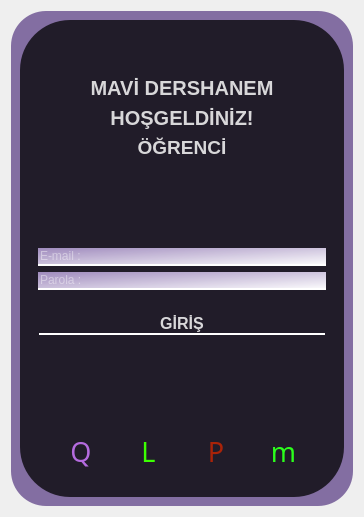
<?xml version="1.0" encoding="UTF-8"?>
<ui version="4.0">
 <class>Form</class>
 <widget class="QWidget" name="Form">
  <property name="geometry">
   <rect>
    <x>0</x>
    <y>0</y>
    <width>364</width>
    <height>517</height>
   </rect>
  </property>
  <property name="windowTitle">
   <string>Form</string>
  </property>
  <layout class="QVBoxLayout" name="verticalLayout">
   <item>
    <widget class="QFrame" name="frame">
     <property name="styleSheet">
      <string notr="true">
border-radius:35px;
background-color: qconicalgradient(cx:0.483051, cy:0.489, angle:0, stop:0 rgba(114, 90, 150, 221));

</string>
     </property>
     <property name="frameShape">
      <enum>QFrame::StyledPanel</enum>
     </property>
     <property name="frameShadow">
      <enum>QFrame::Raised</enum>
     </property>
     <layout class="QVBoxLayout" name="verticalLayout_2">
      <item>
       <widget class="QFrame" name="frame_2">
        <property name="styleSheet">
         <string notr="true">background-color:rgba(0,0,0,190);
border-radius:50px;
</string>
        </property>
        <property name="frameShape">
         <enum>QFrame::StyledPanel</enum>
        </property>
        <property name="frameShadow">
         <enum>QFrame::Raised</enum>
        </property>
        <layout class="QVBoxLayout" name="verticalLayout_6">
         <item>
          <widget class="QFrame" name="frame_3">
           <property name="styleSheet">
            <string notr="true">background-color: qradialgradient(spread:pad, cx:0.5, cy:0.5, radius:0.5, fx:0.5, fy:0.5, stop:0 rgba(252, 128, 128, 0));</string>
           </property>
           <property name="frameShape">
            <enum>QFrame::StyledPanel</enum>
           </property>
           <property name="frameShadow">
            <enum>QFrame::Raised</enum>
           </property>
           <layout class="QVBoxLayout" name="verticalLayout_3">
            <item alignment="Qt::AlignRight|Qt::AlignTop">
             <widget class="QPushButton" name="pushButton">
              <property name="text">
               <string/>
              </property>
              <property name="icon">
               <iconset>
                <normaloff>:/img/Hopstarter-Sleek-Xp-Basic-Close.ico</normaloff>:/img/Hopstarter-Sleek-Xp-Basic-Close.ico</iconset>
              </property>
              <property name="iconSize">
               <size>
                <width>25</width>
                <height>25</height>
               </size>
              </property>
             </widget>
            </item>
           </layout>
          </widget>
         </item>
         <item>
          <widget class="QFrame" name="frame_4">
           <property name="sizePolicy">
            <sizepolicy hsizetype="Preferred" vsizetype="Expanding">
             <horstretch>0</horstretch>
             <verstretch>0</verstretch>
            </sizepolicy>
           </property>
           <property name="styleSheet">
            <string notr="true">background-color: qradialgradient(spread:pad, cx:0.5, cy:0.5, radius:0.5, fx:0.5, fy:0.5, stop:0 rgba(252, 128, 128, 0));</string>
           </property>
           <property name="frameShape">
            <enum>QFrame::StyledPanel</enum>
           </property>
           <property name="frameShadow">
            <enum>QFrame::Raised</enum>
           </property>
           <layout class="QVBoxLayout" name="verticalLayout_4">
            <item>
             <widget class="QLabel" name="mavi_dershanem">
              <property name="sizePolicy">
               <sizepolicy hsizetype="Preferred" vsizetype="Preferred">
                <horstretch>0</horstretch>
                <verstretch>0</verstretch>
               </sizepolicy>
              </property>
              <property name="font">
               <font>
                <family>MS Shell Dlg 2</family>
                <pointsize>15</pointsize>
                <weight>75</weight>
                <bold>true</bold>
               </font>
              </property>
              <property name="layoutDirection">
               <enum>Qt::LeftToRight</enum>
              </property>
              <property name="styleSheet">
               <string notr="true">color:rgba(255,255,255,210);
background-color: qradialgradient(spread:pad, cx:0.5, cy:0.5, radius:0.5, fx:0.5, fy:0.5, stop:0 rgba(252, 128, 128, 0));</string>
              </property>
              <property name="text">
               <string>MAVİ DERSHANEM</string>
              </property>
              <property name="alignment">
               <set>Qt::AlignCenter</set>
              </property>
              <property name="margin">
               <number>10</number>
              </property>
             </widget>
            </item>
            <item>
             <widget class="QLabel" name="hosgeldiniz">
              <property name="font">
               <font>
                <family>MS Shell Dlg 2</family>
                <pointsize>15</pointsize>
                <weight>75</weight>
                <bold>true</bold>
               </font>
              </property>
              <property name="layoutDirection">
               <enum>Qt::LeftToRight</enum>
              </property>
              <property name="styleSheet">
               <string notr="true">color:rgba(255,255,255,210);</string>
              </property>
              <property name="text">
               <string>HOŞGELDİNİZ!</string>
              </property>
              <property name="alignment">
               <set>Qt::AlignCenter</set>
              </property>
              <property name="margin">
               <number>10</number>
              </property>
             </widget>
            </item>
            <item>
             <widget class="QLabel" name="label">
              <property name="font">
               <font>
                <pointsize>14</pointsize>
                <weight>75</weight>
                <bold>true</bold>
               </font>
              </property>
              <property name="focusPolicy">
               <enum>Qt::NoFocus</enum>
              </property>
              <property name="layoutDirection">
               <enum>Qt::LeftToRight</enum>
              </property>
              <property name="styleSheet">
               <string notr="true">
color:rgba(255, 255, 255, 210);

</string>
              </property>
              <property name="frameShape">
               <enum>QFrame::NoFrame</enum>
              </property>
              <property name="frameShadow">
               <enum>QFrame::Plain</enum>
              </property>
              <property name="text">
               <string>ÖĞRENCİ</string>
              </property>
              <property name="textFormat">
               <enum>Qt::PlainText</enum>
              </property>
              <property name="alignment">
               <set>Qt::AlignCenter</set>
              </property>
             </widget>
            </item>
            <item>
             <spacer name="verticalSpacer">
              <property name="orientation">
               <enum>Qt::Vertical</enum>
              </property>
              <property name="sizeHint" stdset="0">
               <size>
                <width>20</width>
                <height>40</height>
               </size>
              </property>
             </spacer>
            </item>
            <item>
             <widget class="QLineEdit" name="email">
              <property name="styleSheet">
               <string notr="true">#email{
	background-color: qlineargradient(spread:pad, x1:0, y1:0, x2:1, y2:1, stop:0 rgba(196, 171, 232, 198), stop:1 rgba(255, 255, 255, 255));
   border-bottom:2px solid rgba(255,255,255,255);
	color:rgba(255, 255, 255, 210);
	border-radius:10px;
  
}
#email:hover{	
	background-color: qlineargradient(spread:pad, x1:0, y1:0.505682, x2:1, y2:0.477, stop:0 rgba(114, 90, 150, 221), stop:1 rgba(105, 118, 132, 226));
}
#email:pressed{	
	padding-left:5px;
	padding-top:5px;
	background-color:rgba(105, 118, 132, 200);
}</string>
              </property>
              <property name="placeholderText">
               <string>E-mail :</string>
              </property>
             </widget>
            </item>
            <item>
             <widget class="QLineEdit" name="parola">
              <property name="styleSheet">
               <string notr="true">#parola{	
	background-color: qlineargradient(spread:pad, x1:0, y1:0, x2:1, y2:1, stop:0 rgba(196, 171, 232, 198), stop:1 rgba(255, 255, 255, 255));
   border-bottom:2px solid rgba(255,255,255,255);
	color:rgba(255, 255, 255, 210);
	border-radius:10px;
  
}
#parola:hover{	
	background-color: qlineargradient(spread:pad, x1:0, y1:0.505682, x2:1, y2:0.477, stop:0 rgba(114, 90, 150, 221), stop:1 rgba(105, 118, 132, 226));
}
#parola:pressed{	
	padding-left:5px;
	padding-top:5px;
	background-color:rgba(105, 118, 132, 200);
}</string>
              </property>
              <property name="text">
               <string/>
              </property>
              <property name="echoMode">
               <enum>QLineEdit::Password</enum>
              </property>
              <property name="placeholderText">
               <string>Parola :</string>
              </property>
             </widget>
            </item>
            <item>
             <widget class="QFrame" name="frame_6">
              <property name="frameShape">
               <enum>QFrame::StyledPanel</enum>
              </property>
              <property name="frameShadow">
               <enum>QFrame::Raised</enum>
              </property>
             </widget>
            </item>
            <item>
             <widget class="QFrame" name="frame_7">
              <property name="frameShape">
               <enum>QFrame::StyledPanel</enum>
              </property>
              <property name="frameShadow">
               <enum>QFrame::Raised</enum>
              </property>
             </widget>
            </item>
            <item>
             <widget class="QFrame" name="frame_8">
              <property name="frameShape">
               <enum>QFrame::StyledPanel</enum>
              </property>
              <property name="frameShadow">
               <enum>QFrame::Raised</enum>
              </property>
             </widget>
            </item>
            <item>
             <widget class="QPushButton" name="giris_butonu">
              <property name="font">
               <font>
                <pointsize>12</pointsize>
                <weight>75</weight>
                <bold>true</bold>
               </font>
              </property>
              <property name="styleSheet">
               <string notr="true">#giris_butonu{	
   border-bottom:2px solid rgba(255,255,255,255);
	color:rgba(255, 255, 255, 210);
	border-radius:1px;
  
}


#giris_butonu:pressed{	
	padding-left:5px;
	padding-top:5px;
	background-color:rgba(105, 118, 132, 200);
}</string>
              </property>
              <property name="text">
               <string>GİRİŞ</string>
              </property>
             </widget>
            </item>
            <item>
             <spacer name="verticalSpacer_2">
              <property name="orientation">
               <enum>Qt::Vertical</enum>
              </property>
              <property name="sizeHint" stdset="0">
               <size>
                <width>20</width>
                <height>40</height>
               </size>
              </property>
             </spacer>
            </item>
            <item>
             <widget class="QFrame" name="frame_5">
              <property name="styleSheet">
               <string notr="true">background-color: qradialgradient(spread:pad, cx:0.5, cy:0.5, radius:0.5, fx:0.5, fy:0.5, stop:0 rgba(252, 128, 128, 0));</string>
              </property>
              <property name="frameShape">
               <enum>QFrame::StyledPanel</enum>
              </property>
              <property name="frameShadow">
               <enum>QFrame::Raised</enum>
              </property>
              <layout class="QVBoxLayout" name="verticalLayout_5">
               <item>
                <layout class="QHBoxLayout" name="horizontalLayout_2">
                 <property name="spacing">
                  <number>0</number>
                 </property>
                 <item>
                  <widget class="QPushButton" name="i_icon">
                   <property name="font">
                    <font>
                     <family>Social Media Circled</family>
                     <pointsize>20</pointsize>
                    </font>
                   </property>
                   <property name="styleSheet">
                    <string notr="true">color: rgb(181, 107, 223);
border-radius:12px;
</string>
                   </property>
                   <property name="text">
                    <string>Q</string>
                   </property>
                  </widget>
                 </item>
                 <item>
                  <widget class="QPushButton" name="w_icon">
                   <property name="font">
                    <font>
                     <family>Social Media Circled</family>
                     <pointsize>20</pointsize>
                    </font>
                   </property>
                   <property name="styleSheet">
                    <string notr="true">color: rgb(60, 255, 1);
border-radius:12px;</string>
                   </property>
                   <property name="text">
                    <string>L</string>
                   </property>
                  </widget>
                 </item>
                 <item>
                  <widget class="QPushButton" name="y_icon">
                   <property name="font">
                    <font>
                     <family>Social Media Circled</family>
                     <pointsize>20</pointsize>
                    </font>
                   </property>
                   <property name="styleSheet">
                    <string notr="true">color: rgb(170, 35, 8);
border-radius:12px;</string>
                   </property>
                   <property name="text">
                    <string>P</string>
                   </property>
                  </widget>
                 </item>
                 <item>
                  <widget class="QPushButton" name="t_icon">
                   <property name="font">
                    <font>
                     <family>Social Media Circled</family>
                     <pointsize>20</pointsize>
                    </font>
                   </property>
                   <property name="styleSheet">
                    <string notr="true">color: rgb(43, 255, 28);
border-radius: 12px;</string>
                   </property>
                   <property name="text">
                    <string>m</string>
                   </property>
                  </widget>
                 </item>
                </layout>
               </item>
              </layout>
             </widget>
            </item>
           </layout>
          </widget>
         </item>
        </layout>
       </widget>
      </item>
     </layout>
    </widget>
   </item>
  </layout>
 </widget>
 <resources>
  <include location="d.qrc"/>
 </resources>
 <connections/>
</ui>
